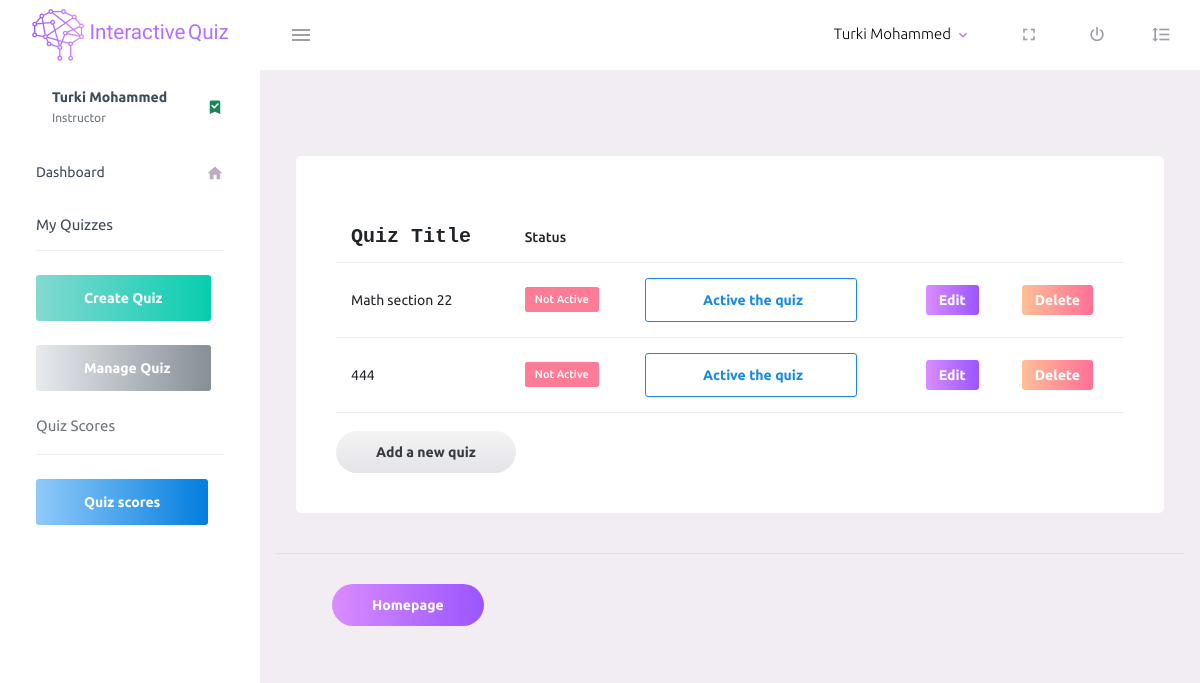
Screenshot of /IQ/dashboard/pages/forms/editq.php (signed in) with the database file from the repository.
### tables this page shows
CREATE TABLE `quiz` (
  `QuizId` int(255) NOT NULL,
  `QuizTitle` varchar(255) NOT NULL,
  `Duration` int(255) NOT NULL,
  `QuizCode` varchar(255) DEFAULT NULL,
  `GradingType` varchar(50) NOT NULL,
  `UserID` int(255) NOT NULL,
  `created_at` timestamp NOT NULL DEFAULT current_timestamp() ON UPDATE current_timestamp()
);

### IQ/dashboard/pages/forms/editq.php (the view, shortened to what this page needs)
<?php session_start();
include("../../../app/database/connect.php");
$userid = $_SESSION['id'];
$sql = "SELECT DISTINCT quiz.QuizId, quiz.QuizTitle, quiz.GradingType, quiz.QuizCode, quiz.created_at
FROM quiz,question WHERE quiz.QuizId = question.QuizId AND quiz.UserId='$userid'; ";
$result = $conn->query($sql);
?>
<!DOCTYPE html>
<html lang="en">
<head>
    <link rel="stylesheet" href="../../assets/vendors/mdi/css/materialdesignicons.min.css">
    <link rel="stylesheet" href="../../assets/vendors/css/vendor.bundle.base.css">
    <link rel="stylesheet" href="../../assets/css/style.css">
</head>
<body>
    <div class="container-scroller">
        <?php include("nav.php") ?>
        <div class="container-fluid page-body-wrapper">
            <?php include("sidebar.php") ?>
            <div class="main-panel">
                <div class="content-wrapper">
                    <div class="page-header">
                        <nav aria-label="breadcrumb">
                            <ol class="breadcrumb">
                            </ol>
                        </nav>
                    </div>
                    <div class="row">
                        <div class="col-lg-12 grid-margin stretch-card">
                            <div class="card">
                                <div class="card-body" style="overflow: auto;">
                                    <table class="table">
                                        <thead>
                                            <tr>
                                                <th>
                                                    <Span style="font-size:20px;font-family:monospace;font-weight:bold;">Quiz
                                                        Title</Span>
                                                </th>
                                                <th>Status</th>
                                                <th></th>
                                                <th></th>
                                                <th></th>
                                            </tr>
                                        </thead>
                                        <tbody>
                                            <?php if ($result->num_rows > 0) : ?>
                                                <?php
                                                while ($row = $result->fetch_assoc()) {
                                                    $quizcode = $row['QuizCode'];
                                                    echo " <tr>
                                                    <td>" .
                                                        $row['QuizTitle'] . "
                                                    </td>" . "";
                                                    if ($quizcode == 0) {
                                                        echo "<td>
                                                        <label class='badge badge-danger'>Not Active</label>
                                                    </td>";
                                                        echo "
                                                <td><button name='QuizActive'  value='" . $row['QuizId'] . "' type='button' class='btn btn-outline-info btn-fw'>&nbsp; &nbsp;&nbsp; Active the quiz &nbsp;&nbsp;&nbsp;</button>
                                                </td>";
                                                    }
                                                    echo "
                                                <td>
                                                <form action='QuizInfo.php' method='GET'>
                                                    <input hidden type='text' id='QuizId'  name='edit' value='" . $row['QuizId'] . "' >
                                                    <button id='qEdit'  type='submit'   class='btn btn-gradient-primary btn-sm'>Edit</button>
                                                </form>
                                                </td>
                                                <td>
                                                <button name='QuizDelete' value='" . $row['QuizId'] . "' type='button' class='btn btn-gradient-danger btn-sm'>Delete</button>
                                                </td>
                                            </tr>";
                                                }
                                                ?>
                                            <?php endif; ?>
                                        </tbody>
                                    </table> <br>
                                    <button type="button" onclick="location.href='CreateQuiz.php';" class="btn btn-gradient-light btn-rounded btn-fw">Add a new
                                        quiz</button>
                                </div>
                            </div>
                        </div>
                        <footer class="footer">
                            <div class="container-fluid d-flex justify-content-between">
                                <span class="text-muted d-block text-center text-sm-start d-sm-inline-block"><button type="button" class="btn btn-gradient-primary btn-rounded btn-fw">Homepage</button></span>
                            </div>
                        </footer>
                    </div>
                </div>
            </div>
</body>
</html>

### rows the page displays
quiz: QuizTitle "Math section 22", $row['QuizId'] 19 (drawn)
quiz: QuizTitle "444", $row['QuizId'] 22 (drawn)

### other values shown
$_SESSION['username'] "Turki Mohammed"
